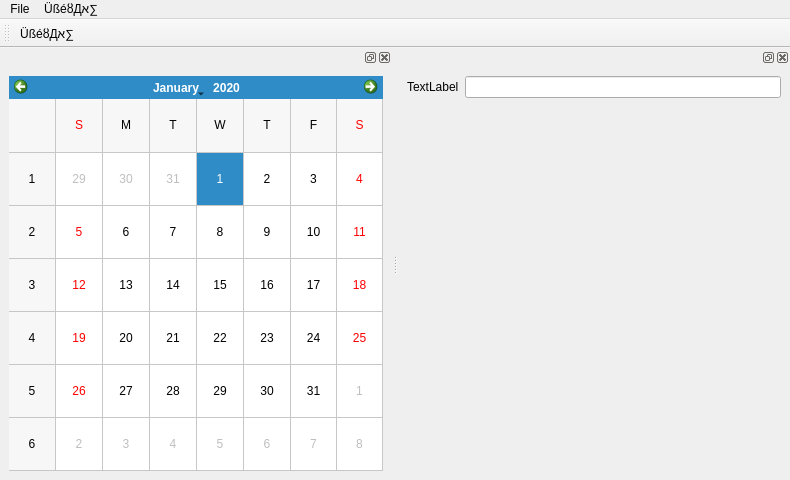
<?xml version="1.0" encoding="UTF-8"?>
<ui version="4.0">
 <class>MainWindow</class>
 <widget class="QMainWindow" name="MainWindow">
  <property name="geometry">
   <rect>
    <x>0</x>
    <y>0</y>
    <width>790</width>
    <height>480</height>
   </rect>
  </property>
  <widget class="QMdiArea" name="centralWidget">
   <widget class="QWidget" name="subwindow">
    <property name="font">
     <font>
      <pointsize>12</pointsize>
      <bold>true</bold>
      <underline>true</underline>
     </font>
    </property>
    <property name="cursor">
     <cursorShape>SizeHorCursor</cursorShape>
    </property>
    <property name="windowTitle">
     <string>Subwindow</string>
    </property>
    <property name="inputMethodHints">
     <set>Qt::ImhHiddenText|Qt::ImhNoAutoUppercase|Qt::ImhSensitiveData</set>
    </property>
    <layout class="QVBoxLayout" name="verticalLayout_2">
     <item>
      <widget class="QGraphicsView" name="graphicsView">
       <property name="palette">
        <palette>
         <active>
          <colorrole role="Highlight">
           <brush brushstyle="SolidPattern">
            <color alpha="255">
             <red>255</red>
             <green>0</green>
             <blue>0</blue>
            </color>
           </brush>
          </colorrole>
         </active>
         <inactive>
          <colorrole role="Highlight">
           <brush brushstyle="SolidPattern">
            <color alpha="255">
             <red>240</red>
             <green>240</green>
             <blue>240</blue>
            </color>
           </brush>
          </colorrole>
         </inactive>
         <disabled>
          <colorrole role="Highlight">
           <brush brushstyle="SolidPattern">
            <color alpha="255">
             <red>0</red>
             <green>120</green>
             <blue>215</blue>
            </color>
           </brush>
          </colorrole>
         </disabled>
        </palette>
       </property>
       <property name="font">
        <font>
         <pointsize>14</pointsize>
         <italic>true</italic>
         <bold>false</bold>
         <underline>true</underline>
         <strikeout>true</strikeout>
        </font>
       </property>
       <property name="cursor" stdset="0">
        <cursorShape>ArrowCursor</cursorShape>
       </property>
       <property name="inputMethodHints">
        <set>Qt::ImhHiddenText|Qt::ImhNoAutoUppercase</set>
       </property>
       <property name="frameShape">
        <enum>QFrame::StyledPanel</enum>
       </property>
       <property name="frameShadow">
        <enum>QFrame::Raised</enum>
       </property>
       <property name="verticalScrollBarPolicy">
        <enum>Qt::ScrollBarAsNeeded</enum>
       </property>
       <property name="sizeAdjustPolicy">
        <enum>QAbstractScrollArea::AdjustToContentsOnFirstShow</enum>
       </property>
       <property name="renderHints">
        <set>QPainter::Antialiasing|QPainter::TextAntialiasing</set>
       </property>
       <property name="cacheMode">
        <set>QGraphicsView::CacheBackground</set>
       </property>
       <property name="transformationAnchor">
        <enum>QGraphicsView::AnchorUnderMouse</enum>
       </property>
       <property name="resizeAnchor">
        <enum>QGraphicsView::AnchorViewCenter</enum>
       </property>
       <property name="viewportUpdateMode">
        <enum>QGraphicsView::SmartViewportUpdate</enum>
       </property>
       <property name="rubberBandSelectionMode">
        <enum>Qt::ContainsItemBoundingRect</enum>
       </property>
       <property name="optimizationFlags">
        <set>QGraphicsView::DontAdjustForAntialiasing|QGraphicsView::DontSavePainterState</set>
       </property>
      </widget>
     </item>
    </layout>
   </widget>
  </widget>
  <widget class="QDockWidget" name="dockWidget">
   <attribute name="dockWidgetArea">
    <number>1</number>
   </attribute>
   <widget class="QWidget" name="dockWidgetContents">
    <layout class="QVBoxLayout" name="verticalLayout">
     <item>
      <widget class="QCalendarWidget" name="calendarWidget">
       <property name="selectedDate">
        <date>
         <year>2020</year>
         <month>1</month>
         <day>1</day>
        </date>
       </property>
       <property name="firstDayOfWeek">
        <enum>Qt::Sunday</enum>
       </property>
       <property name="gridVisible">
        <bool>true</bool>
       </property>
       <property name="horizontalHeaderFormat">
        <enum>QCalendarWidget::SingleLetterDayNames</enum>
       </property>
      </widget>
     </item>
    </layout>
   </widget>
  </widget>
  <widget class="QDockWidget" name="dockWidget_2">
   <attribute name="dockWidgetArea">
    <number>2</number>
   </attribute>
   <widget class="QWidget" name="dockWidgetContents_2">
    <layout class="QFormLayout" name="formLayout">
     <item row="0" column="1">
      <widget class="QLineEdit" name="lineEdit"/>
     </item>
     <item row="0" column="0">
      <widget class="QLabel" name="label">
       <property name="text">
        <string>TextLabel</string>
       </property>
      </widget>
     </item>
    </layout>
   </widget>
  </widget>
  <widget class="QMenuBar" name="menuBar">
   <property name="geometry">
    <rect>
     <x>0</x>
     <y>0</y>
     <width>790</width>
     <height>22</height>
    </rect>
   </property>
   <widget class="QMenu" name="menuFile">
    <property name="title">
     <string>File</string>
    </property>
    <addaction name="actionQuit"/>
   </widget>
   <widget class="QMenu" name="menu">
    <property name="title">
     <string>ÜßéȣДא∑</string>
    </property>
   </widget>
   <addaction name="menuFile"/>
   <addaction name="menu"/>
  </widget>
  <widget class="QToolBar" name="toolBar">
   <property name="windowTitle">
    <string>toolBar</string>
   </property>
   <attribute name="toolBarArea">
    <enum>TopToolBarArea</enum>
   </attribute>
   <attribute name="toolBarBreak">
    <bool>false</bool>
   </attribute>
   <addaction name="action"/>
  </widget>
  <action name="actionQuit">
   <property name="text">
    <string>Quit</string>
   </property>
  </action>
  <action name="action">
   <property name="checkable">
    <bool>true</bool>
   </property>
   <property name="text">
    <string>ÜßéȣДא∑</string>
   </property>
  </action>
 </widget>
 <resources/>
 <connections>
  <connection>
   <sender>calendarWidget</sender>
   <signal>activated(QDate)</signal>
   <receiver>MainWindow</receiver>
   <slot>update()</slot>
   <hints>
    <hint type="sourcelabel">
     <x>137</x>
     <y>279</y>
    </hint>
    <hint type="destinationlabel">
     <x>394</x>
     <y>239</y>
    </hint>
   </hints>
  </connection>
  <connection>
   <sender>centralWidget</sender>
   <signal>subWindowActivated(QMdiSubWindow*)</signal>
   <receiver>MainWindow</receiver>
   <slot>update()</slot>
   <hints>
    <hint type="sourcelabel">
     <x>431</x>
     <y>268</y>
    </hint>
    <hint type="destinationlabel">
     <x>394</x>
     <y>239</y>
    </hint>
   </hints>
  </connection>
  <connection>
   <sender>MainWindow</sender>
   <signal>customSignal1(QRectF)</signal>
   <receiver>MainWindow</receiver>
   <slot>customSlot1()</slot>
   <hints>
    <hint type="sourcelabel">
     <x>394</x>
     <y>239</y>
    </hint>
    <hint type="destinationlabel">
     <x>394</x>
     <y>239</y>
    </hint>
   </hints>
  </connection>
 </connections>
 <slots>
  <signal>customSignal1(QRectF)</signal>
  <signal>customSignal2(QMap&lt;QString,QList&lt;QVariant&gt;&gt;)</signal>
  <slot>customSlot1()</slot>
  <slot>customSlot2(QString)</slot>
  <slot>customSlot3(int,QList&lt;QWidget*&gt;,QColor)</slot>
 </slots>
</ui>
